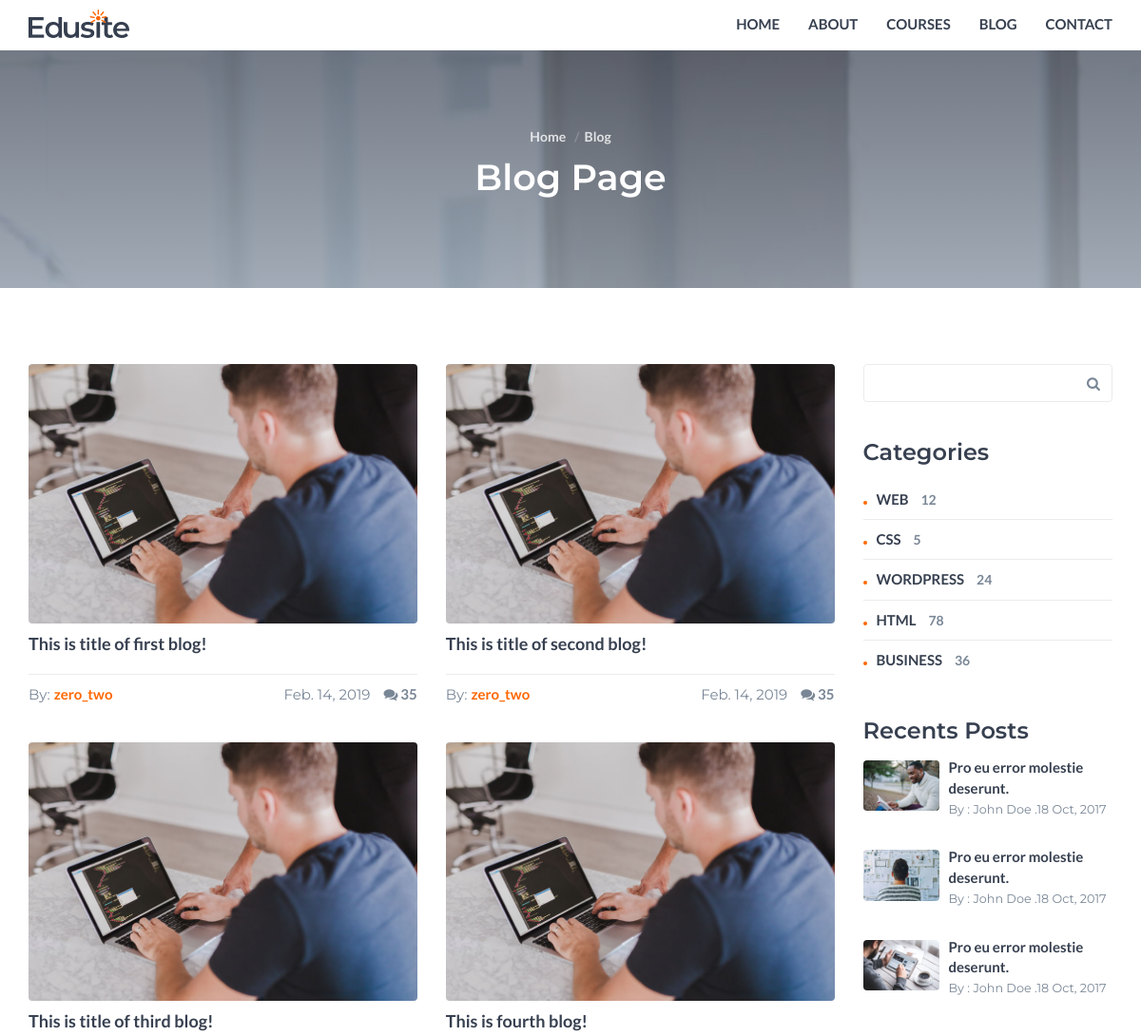
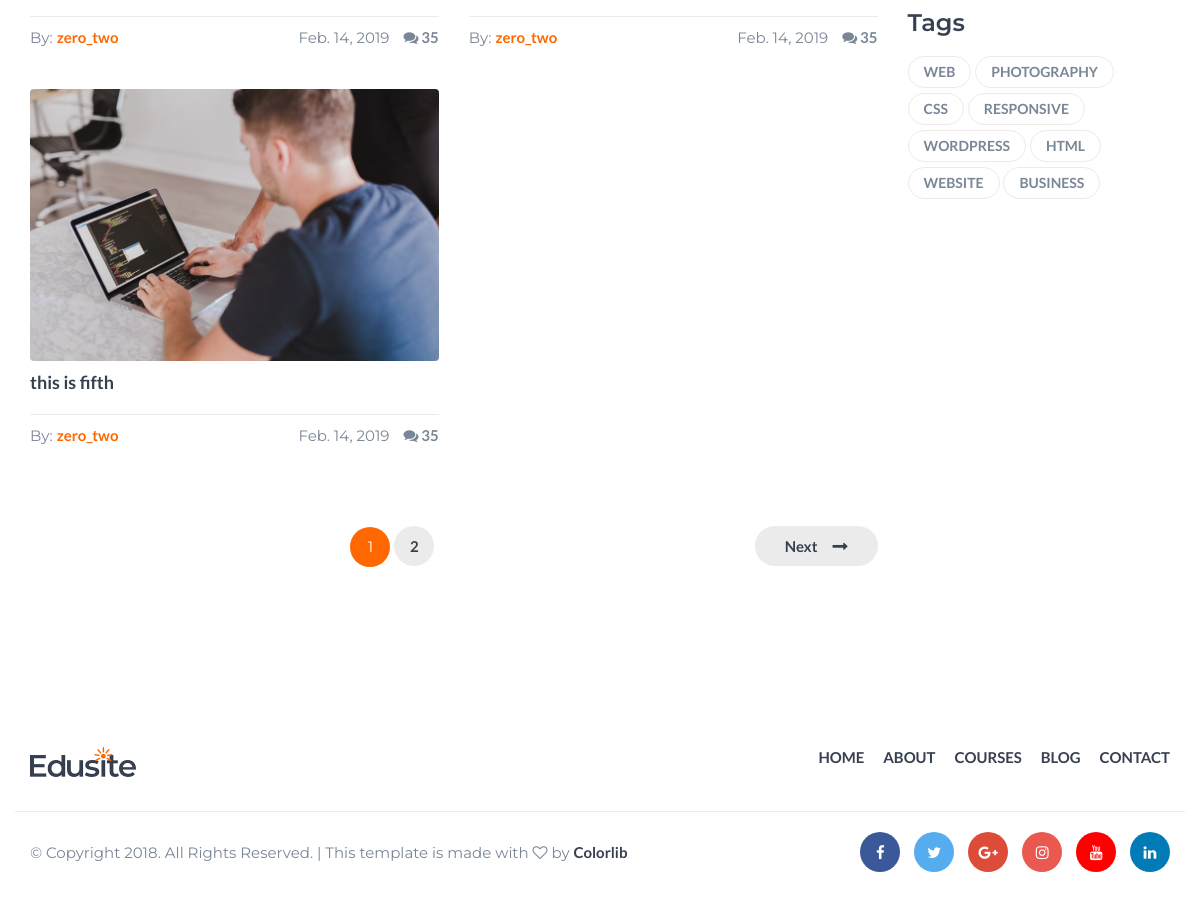
The app's page /blog/blogger/2 with its own data (2 pictures, top to bottom).
### blog/models.py (models this page shows, shortened)
class Blog(models.Model):
    title = models.CharField(max_length=100)
    description = models.TextField()
    author = models.ForeignKey(BlogAuthor, on_delete=models.SET_NULL, null=True)
    post_date = models.DateField(default=date.today)
    likes = models.IntegerField(default=0)
    class Meta:
        ordering = ['-post_date']

class BlogAuthor(models.Model):
    name = models.ForeignKey(User, on_delete=models.SET_NULL, null=True)
    bio = models.TextField(max_length=400, help_text="Update your bio here.")
    class Meta:
        ordering = ['name', 'bio']
    def __str__(self):
        return self.name.username

### blog/views.py (the view)
# urls.py: path('blogger/<int:pk>', views.BlogsByAuthorListView.as_view(), name='blog-by-author'),
class BlogsByAuthorListView(generic.ListView):
    model = Blog
    paginate_by = 5
    def get_queryset(self):
        id = self.kwargs['pk']
        by_author = get_object_or_404(BlogAuthor, pk=id)
        return Blog.objects.filter(author=by_author)
    def get_context_data(self, **kwargs):
        context = super(BlogsByAuthorListView, self).get_context_data(**kwargs)
        context['blogger'] = get_object_or_404(BlogAuthor, pk=self.kwargs['pk'])
        return context

### blog/templates/blog/blog_list.html (shortened to what this page needs)
{% load static %}
<!DOCTYPE html>
<html lang="en">
	<head>
		<link type="text/css" rel="stylesheet" href="{% static 'blog/css/bootstrap.min.css' %}"/>
		<link rel="stylesheet" href="{% static 'blog/css/font-awesome.min.css' %}">
		<link type="text/css" rel="stylesheet" href="{% static 'blog/css/style.css' %}"/>
    </head>
	<body>
		<header id="header">
			<div class="container">
				<div class="navbar-header">
					<div class="navbar-brand">
						<a class="logo" href="{% url 'index' %}">
							<img src="{% static 'blog/img/logo.png' %}" alt="logo">
						</a>
					</div>
				</div>
				<nav id="nav">
					<ul class="main-menu nav navbar-nav navbar-right">
						<li><a href="{% url 'index' %}">Home</a></li>
						<li><a href="#">About</a></li>
						<li><a href="#">Courses</a></li>
						<li><a href="{% url 'blogs'%}">Blog</a></li>
						<li><a href="contact.html">Contact</a></li>
					</ul>
				</nav>
			</div>
		</header>
		<div class="hero-area section">
			<div class="bg-image bg-parallax overlay" style="background-image:url({% static 'blog/img/page-background.jpg' %})"></div>
			<div class="container">
				<div class="row">
					<div class="col-md-10 col-md-offset-1 text-center">
						<ul class="hero-area-tree">
							<li><a href="{% url 'index' %}">Home</a></li>
							<li>Blog</li>
						</ul>
						<h1 class="white-text">Blog Page</h1>
					</div>
				</div>
			</div>
		</div>
		<div id="blog" class="section">
			<div class="container">
				{% if blog_list %}
				<div class="row">
					<div id="main" class="col-md-9">
						<div class="row">
							{% for blog in blog_list %}
							<div class="col-md-6">
								<div class="single-blog">
									<div class="blog-img">
										<a href="blog-post.html">
											<img src="{% static 'blog/img/blog01.jpg' %}" alt="">
										</a>
									</div>
									<h4><a href="blog-post.html">{{ blog.title }}</a></h4>
									<div class="blog-meta">
										<span class="blog-meta-author">By: <a href="#">{{ blog.author }}</a></span>
										<div class="pull-right">
											<span>{{ blog.post_date }}</span>
											<span class="blog-meta-comments"><a href="#"><i class="fa fa-comments"></i> 35</a></span>
										</div>
									</div>
								</div>
							</div>
							{% endfor %}
						</div>
						<div class="row">
							{% if is_paginated %}
							<div class="col-md-12">
								<div class="post-pagination">
									{% for num in page_obj.paginator.page_range %}
										<ul class="pages">
										{% if page_obj.number == num %}
											<li class="active" href="?page={{ num }}">{{ num }}</li>
										{% elif num > page_obj.number|add:'-2' and num < page_obj.number|add:'2'%}
										<li><a href="?page={{ num }}">{{ num }}</a></li>
										{% endif%}
										</ul>
									{% endfor %}
									{% if page_obj.has_next %}
										<a href="?page={{ page_obj.next_page_number }}" class="pagination-next pull-right">Next</a>
									{% endif %}
								</div>
							</div>
							{% endif %}
						</div>
					</div>
					<div id="aside" class="col-md-3">
						<div class="widget search-widget">
							<form>
								<input class="input" type="text" name="search">
								<button><i class="fa fa-search"></i></button>
							</form>
						</div>
						<div class="widget category-widget">
							<h3>Categories</h3>
							<a class="category" href="#">Web <span>12</span></a>
							<a class="category" href="#">Css <span>5</span></a>
							<a class="category" href="#">Wordpress <span>24</span></a>
							<a class="category" href="#">Html <span>78</span></a>
							<a class="category" href="#">Business <span>36</span></a>
						</div>
						<div class="widget posts-widget">
							<h3>Recents Posts</h3>
							<div class="single-post">
								<a class="single-post-img" href="blog-post.html">
									<img src="{% static 'blog/img/post01.jp' %}g" alt="">
								</a>
								<a href="blog-post.html">Pro eu error molestie deserunt.</a>
								<p><small>By : John Doe .18 Oct, 2017</small></p>
							</div>
							<div class="single-post">
								<a class="single-post-img" href="blog-post.html">
									<img src="{% static 'blog/img/post02.jpg' %}" alt="">
								</a>
								<a href="blog-post.html">Pro eu error molestie deserunt.</a>
								<p><small>By : John Doe .18 Oct, 2017</small></p>
							</div>
							<div class="single-post">
								<a class="single-post-img" href="blog-post.html">
									<img src="{% static 'blog/img/post03.jpg' %}" alt="">
								</a>
								<a href="blog-post.html">Pro eu error molestie deserunt.</a>
								<p><small>By : John Doe .18 Oct, 2017</small></p>
							</div>
						</div>
						<div class="widget tags-widget">
							<h3>Tags</h3>
							<a class="tag" href="#">Web</a>
							<a class="tag" href="#">Photography</a>
							<a class="tag" href="#">Css</a>
							<a class="tag" href="#">Responsive</a>
							<a class="tag" href="#">Wordpress</a>
							<a class="tag" href="#">Html</a>
							<a class="tag" href="#">Website</a>
							<a class="tag" href="#">Business</a>
						</div>
					</div>
				</div>
				{% else %}
      		<h1>There are no blogs.</h1>
    		{% endif %}
			</div>
		</div>
		<footer id="footer" class="section">
			<div class="container">
				<div class="row">
					<div class="col-md-6">
						<div class="footer-logo">
							<a class="logo" href="{% url 'index' %}">
								<img src="{% static 'blog/img/logo.png' %}" alt="logo">
							</a>
						</div>
					</div>
					<div class="col-md-6">
						<ul class="footer-nav">
							<li><a href="{% url 'index' %}">Home</a></li>
							<li><a href="#">About</a></li>
							<li><a href="#">Courses</a></li>
							<li><a href="{% url 'blogs' %}">Blog</a></li>
							<li><a href="contact.html">Contact</a></li>
						</ul>
					</div>
				</div>
				<div id="bottom-footer" class="row">
					<div class="col-md-4 col-md-push-8">
						<ul class="footer-social">
							<li><a href="#" class="facebook"><i class="fa fa-facebook"></i></a></li>
							<li><a href="#" class="twitter"><i class="fa fa-twitter"></i></a></li>
							<li><a href="#" class="google-plus"><i class="fa fa-google-plus"></i></a></li>
							<li><a href="#" class="instagram"><i class="fa fa-instagram"></i></a></li>
							<li><a href="#" class="youtube"><i class="fa fa-youtube"></i></a></li>
							<li><a href="#" class="linkedin"><i class="fa fa-linkedin"></i></a></li>
						</ul>
					</div>
					<div class="col-md-8 col-md-pull-4">
						<div class="footer-copyright">
							<span>&copy; Copyright 2018. All Rights Reserved. | This template is made with <i class="fa fa-heart-o" aria-hidden="true"></i> by <a href="https://colorlib.com">Colorlib</a></span>
						</div>
					</div>
				</div>
			</div>
		</footer>
	</body>
</html>

### records on screen
Blog: title "This is title of first blog!", author "zero_two", post_date "Feb. 14, 2019"
Blog: title "This is title of second blog!", author "zero_two", post_date "Feb. 14, 2019"
Blog: title "This is title of third blog!", author "zero_two", post_date "Feb. 14, 2019"
Blog: title "This is fourth blog!", author "zero_two", post_date "Feb. 14, 2019"
Blog: title "this is fifth", author "zero_two", post_date "Feb. 14, 2019"

### other values on screen
{{ num }} "1"
{{ num }} "2"
